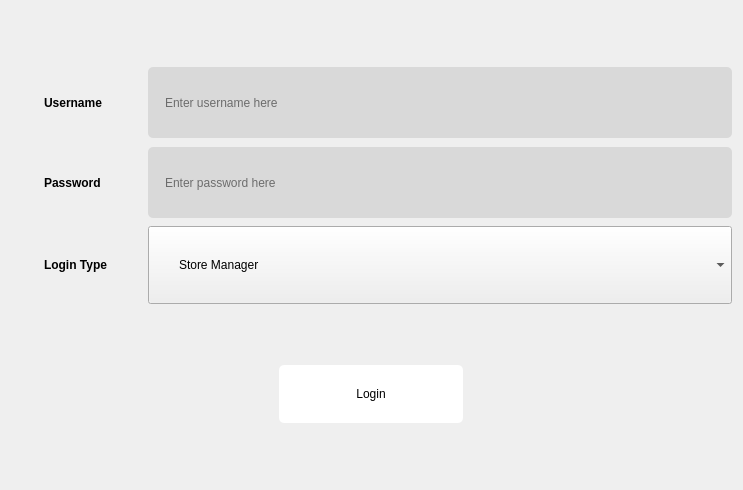
<?xml version="1.0" encoding="UTF-8"?>
<ui version="4.0">
 <class>LoginPlaceholder</class>
 <widget class="QWidget" name="LoginPlaceholder">
  <property name="geometry">
   <rect>
    <x>0</x>
    <y>0</y>
    <width>743</width>
    <height>490</height>
   </rect>
  </property>
  <property name="windowTitle">
   <string>Form</string>
  </property>
  <property name="styleSheet">
   <string notr="true">QWidget {
	padding: 30px;
}

QLineEdit {
	padding: 20px 15px;

	min-width: 83px;
	height: 31px;

	background: #D9D9D9;
	border-radius: 5px;
}

QLabel {
	font-weight: 700;
}

QPushButton {
	padding: 10px 23px;

	width: 138px;
	height: 38px;

	background: #FFFFFF;
	border-radius: 5px;
}</string>
  </property>
  <layout class="QVBoxLayout" name="verticalLayout">
   <item>
    <layout class="QGridLayout" name="gridLayout">
     <item row="1" column="1">
      <widget class="QLineEdit" name="lineEdit_2">
       <property name="placeholderText">
        <string>Enter password here</string>
       </property>
      </widget>
     </item>
     <item row="0" column="1">
      <widget class="QLineEdit" name="lineEdit">
       <property name="placeholderText">
        <string>Enter username here</string>
       </property>
      </widget>
     </item>
     <item row="0" column="0">
      <widget class="QLabel" name="label">
       <property name="text">
        <string>Username</string>
       </property>
       <property name="margin">
        <number>20</number>
       </property>
      </widget>
     </item>
     <item row="1" column="0">
      <widget class="QLabel" name="label_2">
       <property name="text">
        <string>Password</string>
       </property>
       <property name="margin">
        <number>20</number>
       </property>
      </widget>
     </item>
     <item row="2" column="0">
      <widget class="QLabel" name="label_3">
       <property name="text">
        <string>Login Type</string>
       </property>
       <property name="margin">
        <number>20</number>
       </property>
      </widget>
     </item>
     <item row="2" column="1">
      <widget class="QComboBox" name="comboBox">
       <item>
        <property name="text">
         <string>Store Manager</string>
        </property>
       </item>
       <item>
        <property name="text">
         <string>Administrator</string>
        </property>
       </item>
      </widget>
     </item>
    </layout>
   </item>
   <item alignment="Qt::AlignHCenter">
    <widget class="QPushButton" name="pushButton">
     <property name="maximumSize">
      <size>
       <width>250</width>
       <height>16777215</height>
      </size>
     </property>
     <property name="text">
      <string>Login</string>
     </property>
    </widget>
   </item>
  </layout>
 </widget>
 <resources/>
 <connections/>
</ui>
